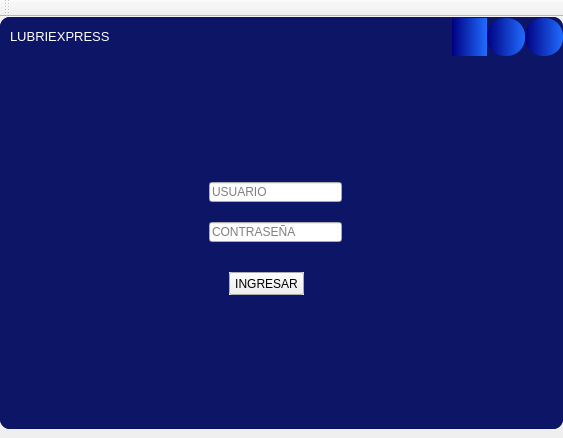
<?xml version="1.0" encoding="UTF-8"?>
<ui version="4.0">
 <class>MainWindow</class>
 <widget class="QMainWindow" name="MainWindow">
  <property name="geometry">
   <rect>
    <x>0</x>
    <y>0</y>
    <width>563</width>
    <height>438</height>
   </rect>
  </property>
  <property name="windowTitle">
   <string>MainWindow</string>
  </property>
  <widget class="QWidget" name="centralwidget">
   <layout class="QVBoxLayout" name="verticalLayout">
    <property name="leftMargin">
     <number>0</number>
    </property>
    <property name="topMargin">
     <number>0</number>
    </property>
    <property name="rightMargin">
     <number>0</number>
    </property>
    <item>
     <widget class="QFrame" name="frame">
      <property name="layoutDirection">
       <enum>Qt::RightToLeft</enum>
      </property>
      <property name="autoFillBackground">
       <bool>false</bool>
      </property>
      <property name="styleSheet">
       <string notr="true">QFrame{
background-color:rgb(12, 21, 102);
border-radius:10px;
}</string>
      </property>
      <property name="frameShape">
       <enum>QFrame::StyledPanel</enum>
      </property>
      <property name="frameShadow">
       <enum>QFrame::Raised</enum>
      </property>
      <property name="lineWidth">
       <number>1</number>
      </property>
      <layout class="QVBoxLayout" name="verticalLayout_2">
       <property name="leftMargin">
        <number>0</number>
       </property>
       <property name="topMargin">
        <number>0</number>
       </property>
       <property name="rightMargin">
        <number>0</number>
       </property>
       <property name="bottomMargin">
        <number>0</number>
       </property>
       <item>
        <widget class="QFrame" name="frame_superior">
         <property name="minimumSize">
          <size>
           <width>0</width>
           <height>40</height>
          </size>
         </property>
         <property name="maximumSize">
          <size>
           <width>16777215</width>
           <height>40</height>
          </size>
         </property>
         <property name="styleSheet">
          <string notr="true">QPushButton{
border-radius:18;
background-color:qlineargradient(spread:pad, x1:0, y1:0, x2:1, y2:0, stop:0 rgba(0, 0, 128, 255), stop:1 rgba(32, 108, 255, 255))
}
QPushButton:hover{
rgb(255, 255, 0)
}
QLabel{
color:rgb(47, 85, 255)
font: 12pt &quot;Sans Serif&quot;
}</string>
         </property>
         <property name="frameShape">
          <enum>QFrame::StyledPanel</enum>
         </property>
         <property name="frameShadow">
          <enum>QFrame::Raised</enum>
         </property>
         <layout class="QHBoxLayout" name="horizontalLayout_2">
          <property name="spacing">
           <number>0</number>
          </property>
          <property name="leftMargin">
           <number>10</number>
          </property>
          <property name="topMargin">
           <number>0</number>
          </property>
          <property name="rightMargin">
           <number>0</number>
          </property>
          <property name="bottomMargin">
           <number>0</number>
          </property>
          <item>
           <widget class="QPushButton" name="pushButton">
            <property name="minimumSize">
             <size>
              <width>38</width>
              <height>38</height>
             </size>
            </property>
            <property name="maximumSize">
             <size>
              <width>38</width>
              <height>38</height>
             </size>
            </property>
            <property name="text">
             <string/>
            </property>
            <property name="icon">
             <iconset>
              <normaloff>../../.designer/Desktop/x.svg</normaloff>../../.designer/Desktop/x.svg</iconset>
            </property>
            <property name="iconSize">
             <size>
              <width>35</width>
              <height>35</height>
             </size>
            </property>
           </widget>
          </item>
          <item>
           <widget class="QPushButton" name="maxVentana">
            <property name="minimumSize">
             <size>
              <width>38</width>
              <height>38</height>
             </size>
            </property>
            <property name="maximumSize">
             <size>
              <width>38</width>
              <height>38</height>
             </size>
            </property>
            <property name="text">
             <string/>
            </property>
            <property name="icon">
             <iconset>
              <normaloff>../../.designer/Desktop/maximize-2.svg</normaloff>../../.designer/Desktop/maximize-2.svg</iconset>
            </property>
            <property name="iconSize">
             <size>
              <width>35</width>
              <height>35</height>
             </size>
            </property>
           </widget>
          </item>
          <item>
           <widget class="QPushButton" name="minVentana">
            <property name="minimumSize">
             <size>
              <width>35</width>
              <height>38</height>
             </size>
            </property>
            <property name="maximumSize">
             <size>
              <width>38</width>
              <height>38</height>
             </size>
            </property>
            <property name="text">
             <string/>
            </property>
            <property name="icon">
             <iconset>
              <normaloff>../../.designer/Desktop/minus.svg</normaloff>../../.designer/Desktop/minus.svg</iconset>
            </property>
            <property name="iconSize">
             <size>
              <width>35</width>
              <height>35</height>
             </size>
            </property>
           </widget>
          </item>
          <item>
           <spacer name="horizontalSpacer">
            <property name="orientation">
             <enum>Qt::Horizontal</enum>
            </property>
            <property name="sizeHint" stdset="0">
             <size>
              <width>313</width>
              <height>19</height>
             </size>
            </property>
           </spacer>
          </item>
          <item>
           <widget class="QLabel" name="label">
            <property name="text">
             <string>&lt;html&gt;&lt;head/&gt;&lt;body&gt;&lt;p&gt;&lt;span style=&quot; font-size:10pt; color:#ffffff;&quot;&gt;LUBRIEXPRESS&lt;/span&gt;&lt;/p&gt;&lt;/body&gt;&lt;/html&gt;</string>
            </property>
            <property name="wordWrap">
             <bool>false</bool>
            </property>
            <property name="buddy">
             <cstring></cstring>
            </property>
           </widget>
          </item>
         </layout>
        </widget>
       </item>
       <item>
        <widget class="QFrame" name="frame_contenido">
         <property name="frameShape">
          <enum>QFrame::StyledPanel</enum>
         </property>
         <property name="frameShadow">
          <enum>QFrame::Raised</enum>
         </property>
         <layout class="QVBoxLayout" name="verticalLayout_3" stretch="0">
          <item>
           <widget class="QFrame" name="frame_3">
            <property name="frameShape">
             <enum>QFrame::StyledPanel</enum>
            </property>
            <property name="frameShadow">
             <enum>QFrame::Raised</enum>
            </property>
            <widget class="QLineEdit" name="clave">
             <property name="geometry">
              <rect>
               <x>200</x>
               <y>150</y>
               <width>133</width>
               <height>20</height>
              </rect>
             </property>
             <property name="inputMask">
              <string/>
             </property>
             <property name="text">
              <string notr="true"/>
             </property>
             <property name="placeholderText">
              <string>CONTRASEÑA</string>
             </property>
            </widget>
            <widget class="QLineEdit" name="usuario">
             <property name="geometry">
              <rect>
               <x>200</x>
               <y>110</y>
               <width>133</width>
               <height>20</height>
              </rect>
             </property>
             <property name="text">
              <string notr="true"/>
             </property>
             <property name="placeholderText">
              <string>USUARIO</string>
             </property>
            </widget>
            <widget class="QPushButton" name="ingresar">
             <property name="geometry">
              <rect>
               <x>220</x>
               <y>200</y>
               <width>75</width>
               <height>23</height>
              </rect>
             </property>
             <property name="autoFillBackground">
              <bool>true</bool>
             </property>
             <property name="text">
              <string>INGRESAR</string>
             </property>
            </widget>
            <widget class="QLabel" name="label_3">
             <property name="geometry">
              <rect>
               <x>60</x>
               <y>70</y>
               <width>71</width>
               <height>161</height>
              </rect>
             </property>
             <property name="autoFillBackground">
              <bool>false</bool>
             </property>
             <property name="styleSheet">
              <string notr="true">background-image: url(:/newPrefix/PNG/logo final png1.png);</string>
             </property>
             <property name="frameShape">
              <enum>QFrame::NoFrame</enum>
             </property>
             <property name="frameShadow">
              <enum>QFrame::Plain</enum>
             </property>
             <property name="text">
              <string/>
             </property>
             <property name="pixmap">
              <pixmap resource="../../Desktop/recurso1.qrc">:/newPrefix/PNG/logo final png1.png</pixmap>
             </property>
             <property name="scaledContents">
              <bool>true</bool>
             </property>
             <property name="buddy">
              <cstring></cstring>
             </property>
            </widget>
           </widget>
          </item>
         </layout>
        </widget>
       </item>
      </layout>
      <zorder>frame_contenido</zorder>
      <zorder>frame_superior</zorder>
     </widget>
    </item>
   </layout>
  </widget>
  <widget class="QMenuBar" name="menubar">
   <property name="geometry">
    <rect>
     <x>0</x>
     <y>0</y>
     <width>563</width>
     <height>21</height>
    </rect>
   </property>
  </widget>
  <widget class="QToolBar" name="toolBar">
   <property name="windowTitle">
    <string>toolBar</string>
   </property>
   <attribute name="toolBarArea">
    <enum>TopToolBarArea</enum>
   </attribute>
   <attribute name="toolBarBreak">
    <bool>false</bool>
   </attribute>
  </widget>
 </widget>
 <resources>
  <include location="../../Desktop/recurso1.qrc"/>
 </resources>
 <connections/>
</ui>
